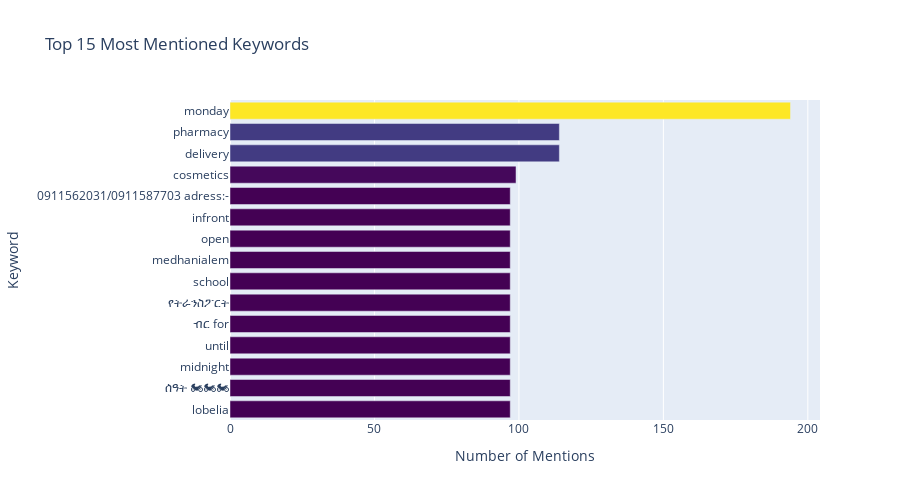

Notebook code for this chart:
### Code cell
# Visualize top keywords
fig = go.Figure(data=[
    go.Bar(
        x=top_keywords['mentions'][:15],
        y=top_keywords['word'][:15],
        orientation='h',
        marker=dict(color=top_keywords['mentions'][:15], colorscale='Viridis')
    )
])

fig.update_layout(
    title='Top 15 Most Mentioned Keywords',
    xaxis_title='Number of Mentions',
    yaxis_title='Keyword',
    height=500,
    yaxis={'categoryorder': 'total ascending'}
)
fig.show()

### Figure 1 — Plotly figure (JSON) as saved in the notebook; plotly's stock layout.template omitted (floating-point values rounded to 4 significant figures)
{"data": [{"marker": {"color": [194, 114, 114, 99, 97, 97, 97, 97, 97, 97, 97, 97, 97, 97, 97], "colorscale": [[0, "#440154"], [0.1111, "#482878"], [0.2222, "#3e4989"], [0.3333, "#31688e"], [0.4444, "#26828e"], [0.5556, "#1f9e89"], [0.6667, "#35b779"], [0.7778, "#6ece58"], [0.8889, "#b5de2b"], [1, "#fde725"]]}, "orientation": "h", "type": "bar", "x": [194, 114, 114, 99, 97, 97, 97, 97, 97, 97, 97, 97, 97, 97, 97], "y": ["monday", "delivery", "pharmacy", "cosmetics", "lobelia", "ሰዓት\n🏍🏍🏍", "midnight", "until", "ብር\nfor", "የትራንስፖርት", "school", "medhanialem", "\nopen", "infront", "0911562031/0911587703\nadress:-"]}], "layout": {"height": 500, "title": {"text": "Top 15 Most Mentioned Keywords"}, "xaxis": {"title": {"text": "Number of Mentions"}}, "yaxis": {"categoryorder": "total ascending", "title": {"text": "Keyword"}}}}
